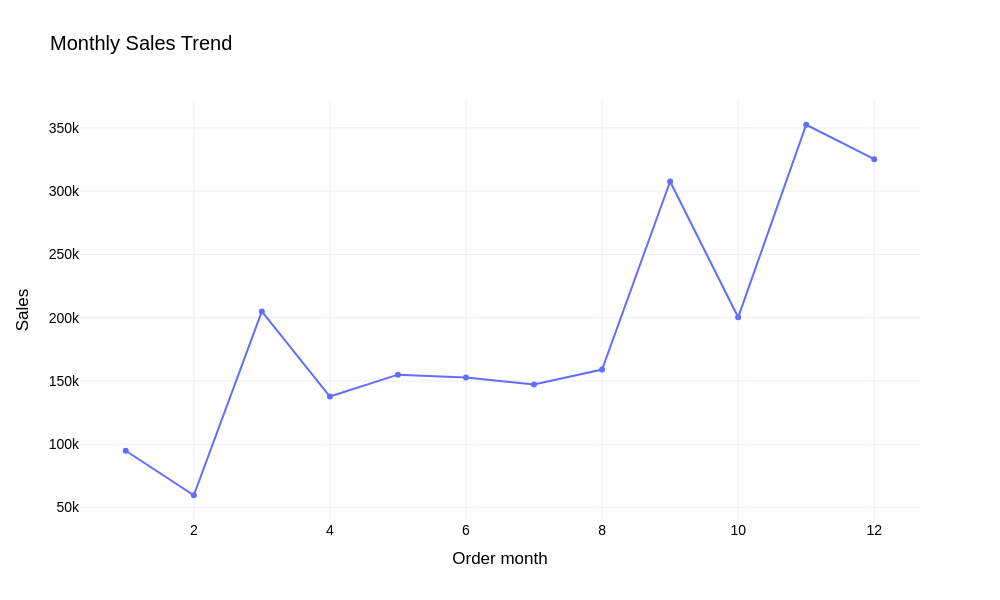

Here is the notebook cell this chart was saved with:
### Markdown cell above
# SALES BY MONTH

### Code cell
monthly_sales = df.groupby("Order month")["Sales"].sum().reset_index()

fig = px.line(
    monthly_sales,
    x="Order month",
    y="Sales",
     markers=True,
    title="Monthly Sales Trend"
)
fig.update_layout(
 font=dict(
        family="Arial",
        size=14,
        color="black"
    ), width=1000,  
    height=600 
)
fig.show()

### Figure 1 — Plotly figure (JSON) as saved in the notebook; plotly's stock layout.template omitted (floating-point values rounded to 4 significant figures)
{"data": [{"hovertemplate": "Order month=%{x}<br>Sales=%{y}<extra></extra>", "legendgroup": "", "line": {"color": "#636efa", "dash": "solid"}, "marker": {"symbol": "circle"}, "mode": "lines+markers", "name": "", "orientation": "v", "showlegend": false, "type": "scatter", "x": [1, 2, 3, 4, 5, 6, 7, 8, 9, 10, 11, 12], "xaxis": "x", "y": [94920.0, 59750.0, 205000.0, 137800.0, 155000.0, 152700.0, 147200.0, 159000.0, 307600.0, 200300.0, 352500.0, 325300.0], "yaxis": "y"}], "layout": {"font": {"color": "black", "family": "Arial", "size": 14}, "height": 600, "legend": {"tracegroupgap": 0}, "title": {"text": "Monthly Sales Trend"}, "width": 1000, "xaxis": {"anchor": "y", "domain": [0, 1], "title": {"text": "Order month"}}, "yaxis": {"anchor": "x", "domain": [0, 1], "title": {"text": "Sales"}}}}
